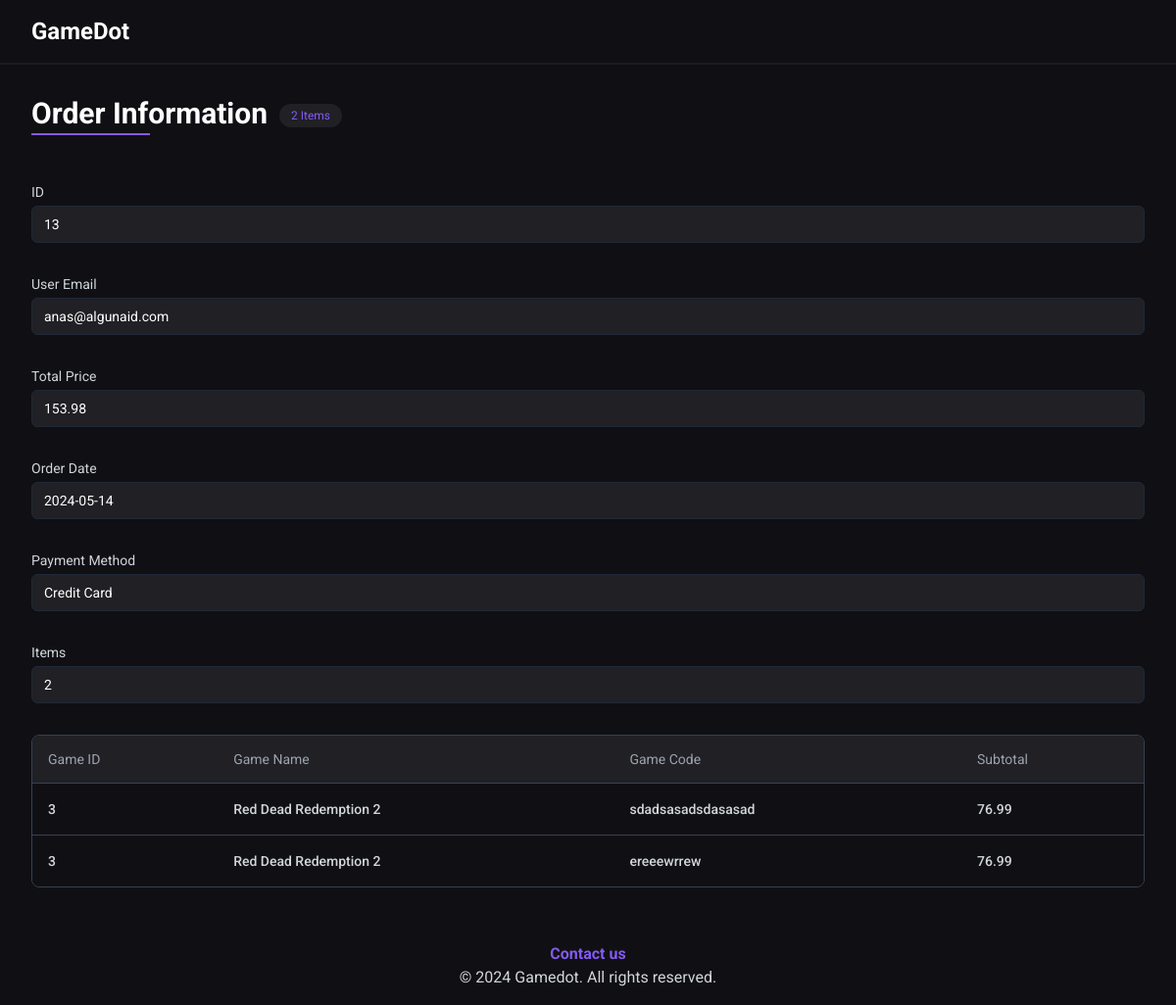
Page /gamedot/admin/orders/13 (signed in) on the committed database.
### tables this page shows
CREATE TABLE `orders` (
  `id` int(11) NOT NULL,
  `user_id` int(11) DEFAULT NULL,
  `total_price` float DEFAULT NULL,
  `order_date` date DEFAULT current_timestamp(),
  `payment_method` varchar(255) DEFAULT NULL
);

CREATE TABLE `users` (
  `id` int(11) NOT NULL,
  `fname` varchar(255) DEFAULT NULL,
  `lname` varchar(255) DEFAULT NULL,
  `email` varchar(255) DEFAULT NULL,
  `password` varchar(255) DEFAULT NULL,
  `dob` date DEFAULT NULL
);

CREATE TABLE `order_items` (
  `id` int(11) NOT NULL,
  `game_id` int(11) DEFAULT NULL,
  `order_id` int(11) DEFAULT NULL,
  `game_code` varchar(50) NOT NULL,
  `subtotal` float DEFAULT NULL
);

CREATE TABLE `games` (
  `id` int(11) NOT NULL,
  `name` varchar(255) DEFAULT NULL,
  `description` text DEFAULT NULL,
  `platform` varchar(30) NOT NULL,
  `price` decimal(10,2) NOT NULL,
  `main_image_url` varchar(255) DEFAULT NULL,
  `age_rating` int(11) DEFAULT NULL,
  `publisher` varchar(100) NOT NULL,
  `release_date` date NOT NULL DEFAULT current_timestamp()
);

### src/admin/orders/controllers/order.php (called while the page is built, shortened)
<?php
$orderColumns = [
    'id' => "ID",
    'user_email' => "User Email",
    'total_price' => "Total Price",
    'order_date' => "Order Date",
    'payment_method' => "Payment Method",
    'items' => "Items"
];
$database = new Database();
$order_id = $_GET['order_id'];
$query = 'SELECT
              orders.*,
              users.email AS user_email,
              COUNT(order_items.id) AS items
          FROM
              orders
          JOIN
              users ON orders.user_id = users.id
          LEFT JOIN
              order_items ON orders.id = order_items.order_id
          WHERE
              orders.id = :order_id
          GROUP BY
              orders.id';
$order = $database->query($query, ['order_id' => $order_id])->qOrAbort();
$orderItemsColumns = [
    'game_id' => "Game ID",
    'game_name' => "Game Name",
    'game_code' => "Game Code",
    'subtotal' => "Subtotal",
];
$query = 'SELECT
    order_items.*,
    games.name game_name
FROM
    order_items
JOIN
    games ON order_items.game_id = games.id
WHERE
    order_items.order_id = :order_id
';
$orderItems = $database->query($query, ['order_id' => $order_id])->qAll();
require('src/admin/orders/views/order.view.php');

### core/database.php (called while the page is built, shortened)
<?php
class Database
{
  private $host = 'localhost';
  private $db_name = 'testforweb';
  private $port = '3308';
  private $username = 'root';
  private $connection;
  private $statement;
  public function __construct()
  {
    $this->connection = null;
    try {
      $this->connection = new PDO('mysql:host=' . $this->host . ';port=' . $this->port . ';dbname=' . $this->db_name . ';user=' . $this->username);
      $this->connection->setAttribute(PDO::ATTR_ERRMODE, PDO::ERRMODE_EXCEPTION);
      $this->connection->setAttribute(PDO::ATTR_DEFAULT_FETCH_MODE, PDO::FETCH_ASSOC);
    } catch (PDOException $e) {
      echo 'Connection Error: ' . $e->getMessage();
    }
  }
  public function query($query, $params = [])
  {
    $this->statement = $this->connection->prepare($query);
    $this->statement->execute($params);
    return $this;
  }
  public function qAll()
  {
    return $this->statement->fetchAll();
  }
  public function qOrAbort()
  {
    $result = $this->statement->fetch();
    return $result;
  }
}

### src/admin/orders/views/order.view.php (the view, shortened to what this page needs)
<main>
  <div class="xl:container mx-auto p-8">
    <div class="flex justify-between items-center gap-4 flex-wrap ">
      <div class="flex items-start gap-x-3">
        <h2 class="text-3xl font-bold mb-4 inline-block relative pb-1">
          Order Information
          <span class="absolute bottom-0 left-0 w-1/2 h-0.5 bg-primary"></span>
        </h2>
        <span class="px-3 py-1 text-xs rounded-full bg-secondaryBlack text-primary mt-2"><?= count($orderItems) ?> Items</span>
      </div>
    </div>
    <?php foreach ($orderColumns as $dbcolumn => $column) : ?>
      <div class="mt-8">
        <label for="<?= $dbcolumn ?>" class="block text-sm text-gray-300"><?= $column ?></label>
        <input type="text" name="<?= $dbcolumn ?>" id="<?= $dbcolumn ?>" value="<?= $order[$dbcolumn] ?>" class="bg-secondaryBlack mt-1 block w-full px-3 py-2 border border-gray-800 rounded-md shadow-sm focus:outline-none focus:ring-primary focus:border-primary sm:text-sm" required disabled>
      </div>
    <?php endforeach; ?>
    <section>
      <div class="flex flex-col mt-6">
        <div class="overflow-x-auto ">
          <div class="inline-block min-w-full py-2 align-middle">
            <div class="overflow-hidden border  border-gray-700 md:rounded-lg">
              <table class="min-w-full divide-y divide-gray-700">
                <thead class="bg-secondaryBlack">
                  <tr>
                    <?php
                    foreach ($orderItemsColumns as $column) :
                    ?>
                      <th scope='col' class='px-4 py-3.5 text-sm font-normal text-left rtl:text-right text-gray-400'><?= $column ?></th>
                    <?php endforeach; ?>
                  </tr>
                </thead>
                <tbody class=" divide-y divide-gray-700 bg-myBlack">
                  <?php
                  foreach ($orderItems as $order) : ?>
                    <tr>
                      <?php foreach ($orderItemsColumns as $dbcolumn => $column) : ?>
                        <td class='px-4 py-4 text-sm font-medium text-gray-300 whitespace-nowrap'><?= $order[$dbcolumn]  ?></td>
                      <?php endforeach; ?>
                    </tr>
                  <?php endforeach; ?>
                </tbody>
              </table>
            </div>
          </div>
        </div>
      </div>
    </section>
  </div>
</main>

### rows in the picture
orders: id "13", user_email "anas@algunaid.com", total_price "153.98", order_date "2024-05-14", payment_method "Credit Card"
order_items: game "3", game.name "Red Dead Redemption 2", game_code "sdadsasadsdasasad", subtotal "76.99"
order_items: game "3", game.name "Red Dead Redemption 2", game_code "ereeewrrew", subtotal "76.99"

### other values in the picture
count($orderItems) "2"
$column "ID"
$column "User Email"
$column "Total Price"
$column "Order Date"
$column "Payment Method"
$column "Items"
$column "Game ID"
$column "Game Name"
$column "Game Code"
$column "Subtotal"
